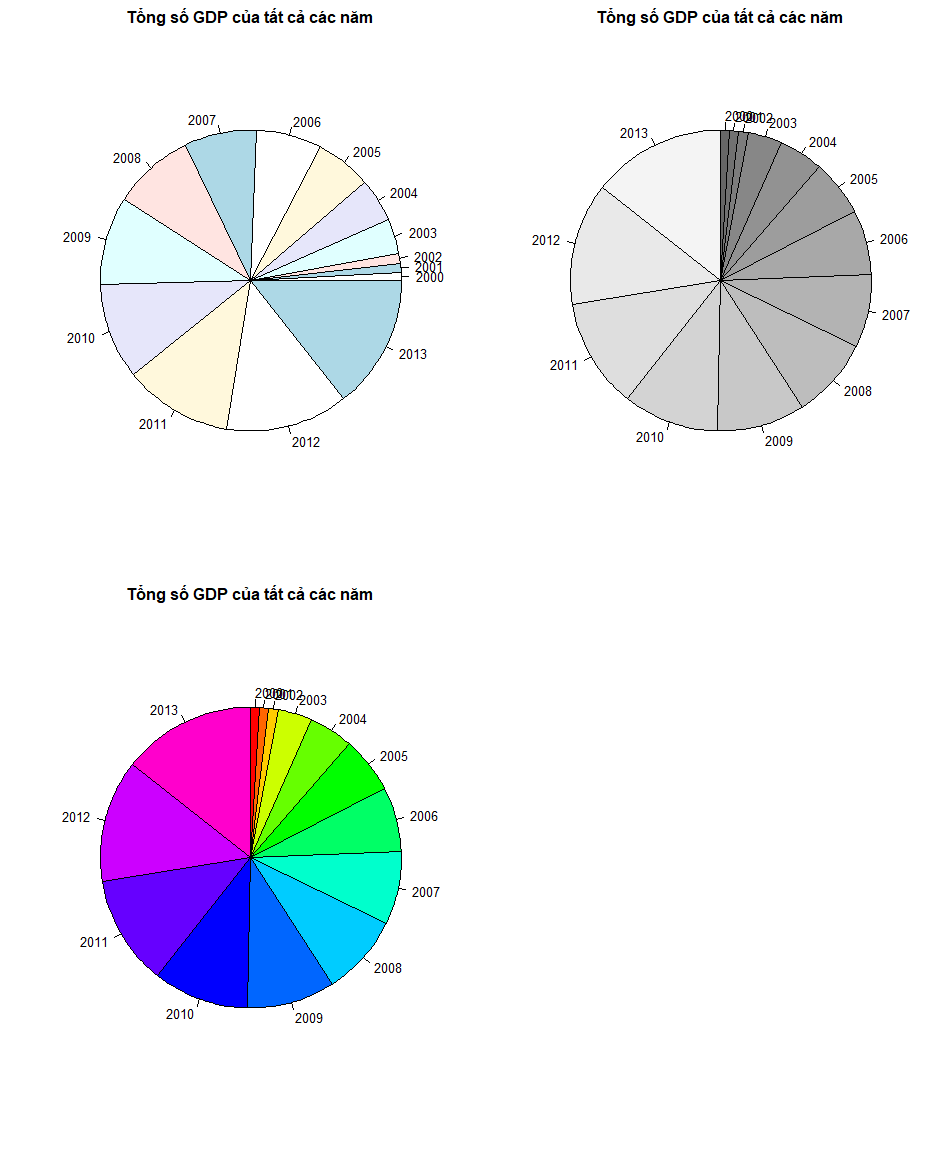

This chart was generated by the following R code:
library(readxl)
GDP_VN <- read_excel("C:/Ngôn ngữ lập trình R/GDP_VN.xlsx", 
                     skip = 3)
View(GDP_VN)

names(GDP_VN)
str(GDP_VN)

# Tạo cột Total để tính tổng GDP các năm của từng hạng mục
GDP_VN$Total <- GDP_VN$`2000` + GDP_VN$`2001` + GDP_VN$`2002` + GDP_VN$`2003` + GDP_VN$`2004` + GDP_VN$`2005` + GDP_VN$`2006` + GDP_VN$`2007` + GDP_VN$`2008` + GDP_VN$`2009` + GDP_VN$`2010` + GDP_VN$`2011` + GDP_VN$`2012` + GDP_VN$`2013` + GDP_VN$`2014`
GDP_VN$Total

# Biểu đồ tròn về GDP của các năm
ss  <- colSums(GDP_VN[,2:15])
par(mfrow = c(2,2), mar = c(3, 3, 2, 1))
pie(ss , main = "Tổng số GDP của tất cả các năm")


pie(ss , col = gray(seq(0.4,1,length=15)),
    clockwise=TRUE, main = "Tổng số GDP của tất cả các năm")


pie(ss , col = rainbow(15),clockwise = TRUE, main="Tổng số GDP của tất cả các năm")












day<-c(17)
month<-c(9)
year<-c(2003)
rbind(day,month,year)

cbind(day,month,year)
?cbind
?attach
